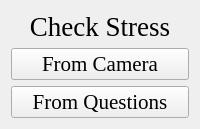
             <widget class="QWidget" name="page_8">
              <layout class="QGridLayout" name="gridLayout_15">
               <item row="0" column="0">
                <widget class="QLabel" name="label_25">
                 <property name="sizePolicy">
                  <sizepolicy hsizetype="Preferred" vsizetype="Fixed">
                   <horstretch>0</horstretch>
                   <verstretch>0</verstretch>
                  </sizepolicy>
                 </property>
                 <property name="font">
                  <font>
                   <family>Times New Roman</family>
                   <pointsize>20</pointsize>
                   <weight>9</weight>
                   <italic>false</italic>
                   <bold>false</bold>
                  </font>
                 </property>
                 <property name="text">
                  <string>Check Stress</string>
                 </property>
                 <property name="alignment">
                  <set>Qt::AlignCenter</set>
                 </property>
                </widget>
               </item>
               <item row="1" column="0">
                <widget class="QPushButton" name="pushButton_14">
                 <property name="maximumSize">
                  <size>
                   <width>250</width>
                   <height>16777215</height>
                  </size>
                 </property>
                 <property name="font">
                  <font>
                   <family>Times New Roman</family>
                   <pointsize>16</pointsize>
                   <weight>9</weight>
                   <italic>false</italic>
                   <bold>false</bold>
                  </font>
                 </property>
                 <property name="text">
                  <string>From Camera</string>
                 </property>
                </widget>
               </item>
               <item row="2" column="0">
                <widget class="QPushButton" name="pushButton_15">
                 <property name="maximumSize">
                  <size>
                   <width>250</width>
                   <height>16777215</height>
                  </size>
                 </property>
                 <property name="font">
                  <font>
                   <family>Times New Roman</family>
                   <pointsize>16</pointsize>
                   <weight>9</weight>
                   <italic>false</italic>
                   <bold>false</bold>
                  </font>
                 </property>
                 <property name="text">
                  <string>From Questions</string>
                 </property>
                </widget>
               </item>
              </layout>
             </widget>
